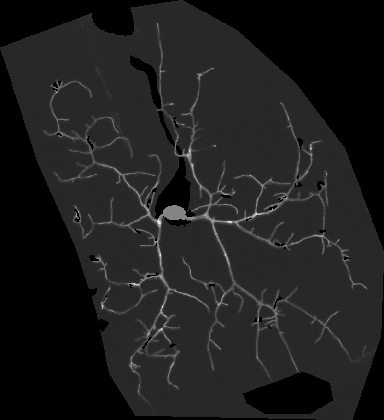
%> input picture matlab/QNMorph_V1.2.1/Example_Images/24hr_60xWI_21%GFP_200ms_6s_15min_10um_1umstep_PD20_A3.tif, 384 x 420 px, shrunk from 801 x 876 before the run
$ octave --eval "result = Calculate_FineProperties(imread('../Example_Images/24hr_60xWI_21%GFP_200ms_6s_15min_10um_1umstep_PD20_A3.tif'));"   (GNU Octave 9; MATLAB toolbox functions it lacks are replaced by stand-ins)
%> lines starting %> are read from the running program, lines starting %| are printed output that depends on the picture; in (x1, y1, x2, y2) boxes, pixels count from 0 and x2, y2 are one past the last pixel; in counts of white or black regions, pixels touching at a corner belong together; the program's own positions count from 1
### matlab/QNMorph_V1.2.1/make_binary.m
function BW= make_binary(I,ws,wt)
%> called with ws = 21
% if ws<=5
%     ws=21;
% end

    %%%%%%%%%%%%%%%%%%%%%%%%%% fill blank spaces
    I=padarray(I,[ws,ws],0,'both');
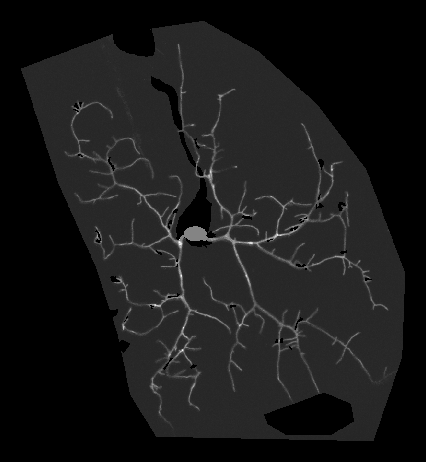
%> I: size 462x426 uint16; min 0, max 710, mean 68.6; drawn with min black and max white

    In=im2double(I);
    nonzero_im=I~=0;
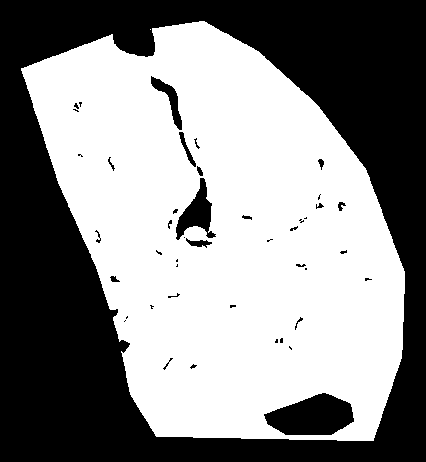
%> nonzero_im: size 462x426 logical; 54.7% white; 45 black regions (27 under 20 px), largest, box (x1, y1, x2, y2) and area: (0, 0, 426, 462) 84037, (264, 393, 354, 435) 2637, (176, 178, 216, 240) 1072
    In=medfilt2(In,[3,3]);
    II=In(In~=0);
    Ic=(In==0);
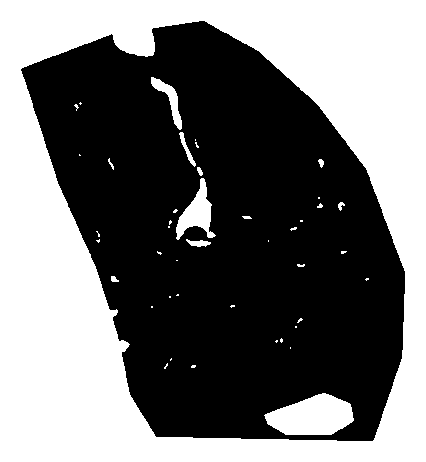
%> Ic: size 462x426 logical; 45.2% white; 44 white regions (32 under 20 px), largest, box (x1, y1, x2, y2) and area: (0, 0, 426, 462) 84043, (264, 393, 354, 435) 2635, (176, 178, 216, 240) 1070
    %pd=fitdist(II(:),'Normal')
    %Ig=normrnd(pd.mu,pd.sigma,size(In));
    Ig=medfilt2(normrnd(mean(II(:)),2*std(II(:)),size(In)),[3,3]);
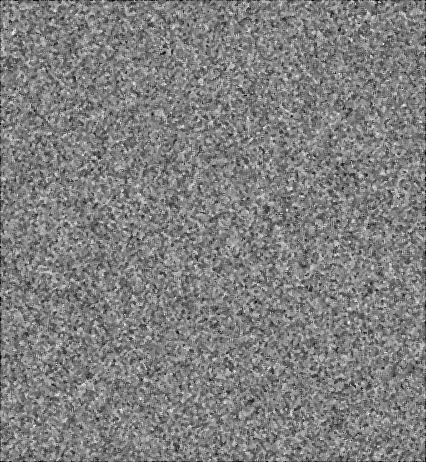
%> Ig: size 462x426 double; min 0, max 0.00373, mean 0.00187; drawn with min black and max white

    In=In+Ic.*Ig;
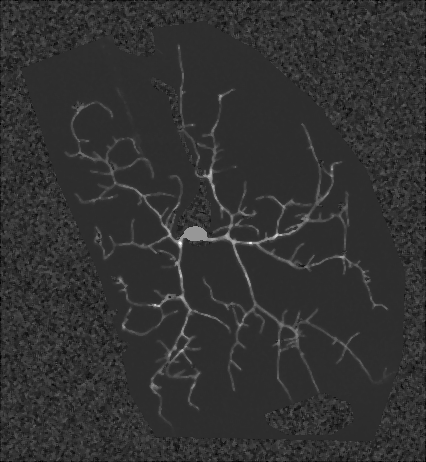
%> In: size 462x426 double; min 0, max 0.00949, mean 0.00187; drawn with min black and max white
    %%%%%%%%%%%%%%%%%%%%%%% background subtraction and sharpen the image
   % [6 lines of commented-out code are left out]
    %%%%%%%%%%%%%% apply Gauss filter for smooth edges
    %In=medfilt2(In,[3,3]);
%%%%%%%%%%%%%%%%%%%%%%% background subtraction and sharpen the image

%> the run ends on the next line
if strcmp(wt,'Gaussian')==0
    Ib=imgaussfilt(In,ws)-imgaussfilt(In,21);
elseif strcmp(wt,'Median')==0
    if mod(ws,2)==0
        ws=ws+1;
    end
    Ib=medfilt2(In,[ws,ws])-medfilt2(In,[3,3]);
else
    Ib=imfilter(In,fspecial('average',ws),'replicate')-imfilter(In,fspecial('average',1),'replicate');
    %fprintf('Average selected\n');
end
    In = imsubtract(In,Ib);%%%%% subtract the background
    In = wiener2(In,[5 5]);%%%local noise removal
    In = imsharpen(In,'Radius',8,'Amount',1.5);%%%sharpen the edges


    In=imgaussfilt(In,1);
    pd=fitdist(In(:),'Normal');
    th=pd.mu+0.25*pd.sigma;
    th1 = adaptthresh(In, 0.15);
    BW = imbinarize(In,th);
    BW=bwareaopen(BW,500);
    BW=bwmorph(BW,'fill');
    BW1=logical(BW .* nonzero_im);
    BW=BW1(ws+1:size(BW1,1)-ws,ws+1:size(BW1,2)-ws);
    BW= bwareafilt(BW,1,'largest');
end

### matlab/QNMorph_V1.2.1/private/Calculate_FineProperties.m
function [FD,BH,FDBHVal]=Calculate_FineProperties(Im)
    if ~islogical(Im)
        BW1=make_binary(Im,21);
        BW1=padarray(BW1,[50,50],0,'both');
        BW= bwareafilt(BW1,1,'largest');
        skele=bwmorph(BW,'thin','inf');
    else
        BW=Im;
        BW=padarray(BW,[50,50],0,'both');
        skele=bwmorph(BW,'thin','inf');
    end


[idy,idx]=find(skele==1);
cmx=mean(idx(:));
cmy=mean(idy(:));
Rgyr=sqrt(12)*measure_RadiusofGyration(skele);
skelmask=zeros(size(skele));
skeltrim=zeros(size(skele));
rx=Rgyr(1)/2;
ry=Rgyr(2)/2;
xmin=max(1,round(cmy-ry));
xmax=min(round(cmy+ry),size(skele,1));
ymin=max(1,round(cmx-rx));
ymax=min(round(cmx+rx),size(skele,2));
skelmask(xmin:xmax,ymin:ymax)=1;
skeltrim=skele.*skelmask;
skeltrim=logical(skeltrim);
skeltrimf=bwareafilt(skeltrim,1,'largest');
[FD,BH,FDBHVal]=Calculate_FractalDim_MeshSize(skeltrimf);

end
